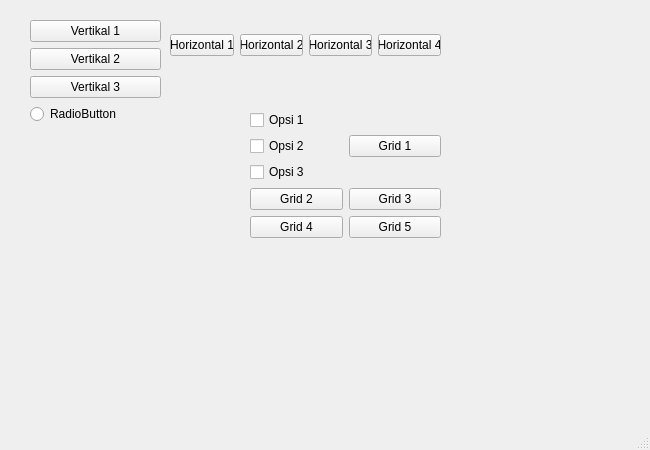
<?xml version="1.0" encoding="UTF-8"?>
<ui version="4.0">
 <class>MainWindow</class>
 <widget class="QMainWindow" name="MainWindow">
  <property name="geometry">
   <rect>
    <x>0</x>
    <y>0</y>
    <width>650</width>
    <height>450</height>
   </rect>
  </property>
  <property name="windowTitle">
   <string>MainWindow</string>
  </property>
  <widget class="QWidget" name="centralwidget">
   <widget class="QWidget" name="">
    <property name="geometry">
     <rect>
      <x>30</x>
      <y>20</y>
      <width>131</width>
      <height>121</height>
     </rect>
    </property>
    <layout class="QVBoxLayout" name="verticalLayout">
     <item>
      <widget class="QPushButton" name="pushButton">
       <property name="text">
        <string>Vertikal 1</string>
       </property>
      </widget>
     </item>
     <item>
      <widget class="QPushButton" name="pushButton_2">
       <property name="text">
        <string>Vertikal 2</string>
       </property>
      </widget>
     </item>
     <item>
      <widget class="QPushButton" name="pushButton_3">
       <property name="text">
        <string>Vertikal 3</string>
       </property>
      </widget>
     </item>
     <item>
      <widget class="QRadioButton" name="radioButton">
       <property name="text">
        <string>RadioButton</string>
       </property>
      </widget>
     </item>
     <item>
      <spacer name="verticalSpacer">
       <property name="orientation">
        <enum>Qt::Vertical</enum>
       </property>
       <property name="sizeHint" stdset="0">
        <size>
         <width>20</width>
         <height>40</height>
        </size>
       </property>
      </spacer>
     </item>
    </layout>
   </widget>
   <widget class="QWidget" name="">
    <property name="geometry">
     <rect>
      <x>170</x>
      <y>20</y>
      <width>271</width>
      <height>51</height>
     </rect>
    </property>
    <layout class="QHBoxLayout" name="horizontalLayout">
     <item>
      <widget class="QPushButton" name="pushButton_4">
       <property name="text">
        <string>Horizontal 1</string>
       </property>
      </widget>
     </item>
     <item>
      <widget class="QPushButton" name="pushButton_5">
       <property name="text">
        <string>Horizontal 2</string>
       </property>
      </widget>
     </item>
     <item>
      <widget class="QPushButton" name="pushButton_7">
       <property name="text">
        <string>Horizontal 3</string>
       </property>
      </widget>
     </item>
     <item>
      <widget class="QPushButton" name="pushButton_6">
       <property name="text">
        <string>Horizontal 4</string>
       </property>
      </widget>
     </item>
    </layout>
   </widget>
   <widget class="QWidget" name="">
    <property name="geometry">
     <rect>
      <x>250</x>
      <y>110</y>
      <width>191</width>
      <height>131</height>
     </rect>
    </property>
    <layout class="QGridLayout" name="gridLayout">
     <item row="0" column="1">
      <widget class="QPushButton" name="pushButton_10">
       <property name="text">
        <string>Grid 1</string>
       </property>
      </widget>
     </item>
     <item row="1" column="0">
      <widget class="QPushButton" name="pushButton_9">
       <property name="text">
        <string>Grid 2</string>
       </property>
      </widget>
     </item>
     <item row="1" column="1">
      <widget class="QPushButton" name="pushButton_11">
       <property name="text">
        <string>Grid 3</string>
       </property>
      </widget>
     </item>
     <item row="2" column="0">
      <widget class="QPushButton" name="pushButton_12">
       <property name="text">
        <string>Grid 4</string>
       </property>
      </widget>
     </item>
     <item row="2" column="1">
      <widget class="QPushButton" name="pushButton_13">
       <property name="text">
        <string>Grid 5</string>
       </property>
      </widget>
     </item>
     <item row="0" column="0">
      <layout class="QVBoxLayout" name="verticalLayout_2">
       <item>
        <widget class="QCheckBox" name="checkBox_2">
         <property name="text">
          <string>Opsi 1</string>
         </property>
        </widget>
       </item>
       <item>
        <widget class="QCheckBox" name="checkBox_3">
         <property name="text">
          <string>Opsi 2</string>
         </property>
        </widget>
       </item>
       <item>
        <widget class="QCheckBox" name="checkBox">
         <property name="text">
          <string>Opsi 3</string>
         </property>
        </widget>
       </item>
      </layout>
     </item>
    </layout>
   </widget>
  </widget>
  <widget class="QMenuBar" name="menubar">
   <property name="geometry">
    <rect>
     <x>0</x>
     <y>0</y>
     <width>650</width>
     <height>18</height>
    </rect>
   </property>
  </widget>
  <widget class="QStatusBar" name="statusbar"/>
 </widget>
 <resources/>
 <connections/>
</ui>
